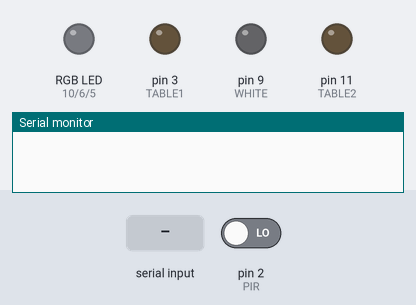
Simulated run of this sketch. Board: Arduino Uno, built with avr-gcc and run on an emulated ATmega328P. Shown: an RGB LED mixed from three pins (HIGH = lit), output pins drawn as LEDs (lit = HIGH), the last lines printed to the serial monitor. The inputs (shaded band) are chosen by the test bench; at power-on: pin 2 (PIR) LOW.

Above: at 1.2 s.
1.3 s: pin 2 (PIR) driven HIGH
At 2.1 s:
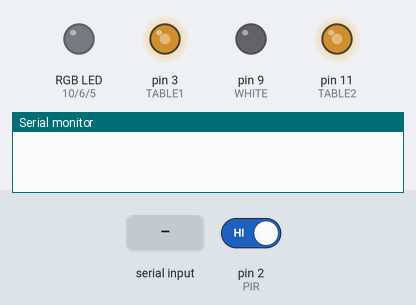
2.9 s: "w" received over Serial
4.4 s: "90,45\n" received over Serial
At 5.6 s:
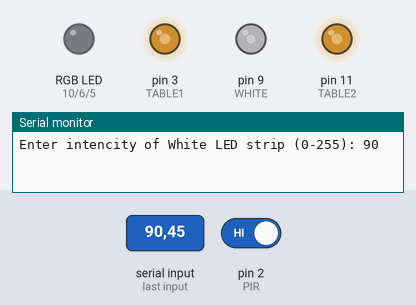
5.9 s: pin 2 (PIR) driven LOW
At 35.26 s:
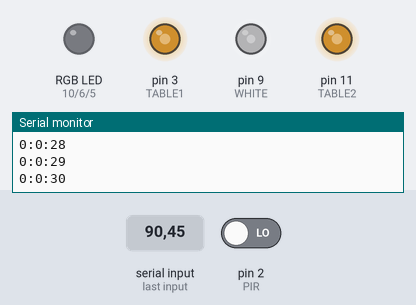
Timing chart, 0 to 38.8 s (numbered marks = the images above; inputs shaded):
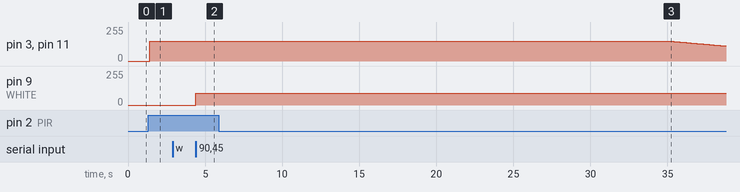

Measured:
- after the input at 1.3 s, pin 3 (TABLE1), pin 11 (TABLE2): 0/255 → 150/255 after 0.10 s
- after the input at 4.4 s, pin 9 (WHITE): 0/255 → 90/255 at once
- after the input at 5.9 s, pin 3 (TABLE1), pin 11 (TABLE2): moves from 150/255 to 113/255 over 3.6 s, starting after 29.2 s

The sketch:

bempu-engg-lights.ino
```cpp
#include "config.h"
#include "globals.h"
#include "functions.h"
#include "led.h"
#include "serial.h"
#include "TimerOne.h"


void setup() {
    // put your setup code here, to run once:
    Serial.begin(9600);

    // make the LED pins as output
    pinMode(WHITE,OUTPUT);
    pinMode(RED,OUTPUT);
    pinMode(GREEN,OUTPUT);
    pinMode(BLUE,OUTPUT);
    pinMode(TABLE1,OUTPUT);
    pinMode(TABLE2,OUTPUT);

    // PIR Interrupt
    attachInterrupt(digitalPinToInterrupt(PIR), motiondetect, RISING);

    // start timer1 with 1s interrupt
    Timer1.initialize(1000000);  // initialize timer1, and set a 1 second period
    Timer1.attachInterrupt(oneSecCallback);
}

void loop() {

    // pir mode
    if(!flagManualMode) {  // if PIR mode is activated
        if(flagPIRraised) {
            if(digitalRead(PIR)) {
                flagPIRhigh=1;
                // turn on the Table LEDS

                // set intensity data from LDR values
                table1 = 150;   // replace with data calculated from LDR value
                table2 = 150;   // replace with data calculated from LDR value

                flagTableShutdown=0;
            }
            else {
                flagPIRhigh=0;
                flagPIRraised=0;
                // reset the clock
                s=0; m=0; h=0;
            }
        }


        // dim the table lights
        if(table1 > 0 && flagTableShutdown == 1 ){
            table1--;
        }
        if(table2>0 && flagTableShutdown == 1) {
            table2--;
        }
        delay(100);
    }

    // Manual Mode
    else {

    }


    tableLED(table1, table2);
}


void motiondetect() {
    flagPIRraised=1;
}


void oneSecCallback() {
    // time will only tick when no motion is detected and the lights are already on

    if(flagPIRhigh==0 && flagManualMode==0 && (table1>0 || table2>0)) {
        s++;
        if(s==60) {
            m++;
            s=0;
        }
        if(m==60) {
            h++;
            m=0;
        }

        Serial.print(h);
        Serial.print(":");
        Serial.print(m);
        Serial.print(":");
        Serial.println(s);

    }


    if(s==30 && m==0 && h==0) {
        flagTableShutdown=1;
    }


}
```

functions.h
```cpp
// get LDR Value
void getLight() {
    light = analogRead(LDR);
}
```

globals.h
```cpp
uint8_t white, red, green, blue, table1, table2;    // LED Status variables
uint16_t light;                                     // holds LDR value
uint16_t lightThreshold;                            // Threshold for LDR

// clock
uint8_t s, m, h;

// flags
uint8_t flagPIRraised;
uint8_t flagPIRhigh;
uint8_t flagTableShutdown;
uint8_t flagMapLDR=1;
uint8_t flagManualMode;
```

led.h
```cpp
void tableLED(uint8_t t1, uint8_t t2) {
    analogWrite(TABLE1, t1);
    analogWrite(TABLE2, t2);
}


void rgbLED(uint8_t w, uint8_t r, uint8_t g, uint8_t b) {
    analogWrite(WHITE, w);
    analogWrite(RED, r);
    analogWrite(GREEN, g);
    analogWrite(BLUE, b);
}
```

serial.h
```cpp
uint8_t header;


void serialEvent() {
    uint8_t value, tmp;
    if(!header) {
        header=Serial.read();


        if(header=='L'){
            flagMapLDR=1;   // 1 for ON
            Serial.println("LDR mapping is tuned on");
            header = 0;
        }

        else if(header=='l'){
            flagMapLDR=0;   // 0 for OFF
            Serial.println("LDR mapping is tuned off");
            header = 0;
        }

        else if(header=='M'){
            flagManualMode=1;   // 1 for ON
            Serial.println("Manual mode activated");
            header = 0;
        }

        else if(header=='m'){
            flagManualMode=0;   // 1 for ON
            Serial.println("PIR mode activated");
            header = 0;
        }

        else if(header=='d'){
            light = analogRead(LDR);
            Serial.print("LDR Value: ");
            Serial.println(light);
            header=0;
        }

        else if(header=='w'){
            Serial.print("Enter intencity of White LED strip (0-255): ");
        }

        else if(header=='g'){
            Serial.print("Enter intencity of Green LED strip (0-255): ");
        }

        else if(header=='b'){
            Serial.print("Enter intencity of Blue LED strip (0-255): ");
        }

        else if(header=='t'){
            Serial.print("Enter intencity of Tuhin's LED (0-255): ");
        }

        else if(header=='s'){
            Serial.print("Enter intencity of Sourabh's LED (0-255): ");
        }

        else if(header=='h'){
            Serial.println();
            Serial.println();
            Serial.println();
            Serial.println();
            Serial.println("*************  Welcome to console Healp *************");
            Serial.println("M  :  Activates manual Mode");
            Serial.println("m  :  Activates PIR Mode");
            Serial.println("L  :  Turns on LDR mapping to light intencity");
            Serial.println("l  :  Turns off LDR mapping to light intencity");
            Serial.println("w  :  Sets intencity of white LED strip");
            Serial.println("g  :  Sets intencity of green LED strip");
            Serial.println("b  :  Sets intencity of blue LED strip");
            Serial.println("t  :  Sets intencity of Tuhin's LED");
            Serial.println("s  :  Sets intencity of Sourabh's LED");
            Serial.println("h  :  Shows this menu");
            Serial.println();
            Serial.println();
            Serial.println();
            Serial.println();
            header=0;
        }

    }

    else {
        value=Serial.parseInt();
        if(header=='w'){
            Serial.println(value);
            white=value;
        }

        else if(header=='r'){
            red=value;
            Serial.println(value);
        }

        else if(header=='g'){
            green=value;
            Serial.println(value);
        }

        else if(header=='b'){
            blue=value;
            Serial.println(value);
        }

        else if(header=='t'){
            table1=value;
            Serial.println(value);
        }

        else if(header=='s'){
            table2=value;
            Serial.println(value);
        }


        rgbLED(white, red, green, blue);
        tableLED(table1, table2);
        header=0;
    }
}
```

config.h
```cpp
#define PIR 2
#define LDR A0
#define WHITE 9
#define RED 10
#define GREEN 6
#define BLUE 5
#define TABLE1 3
#define TABLE2 11
```
